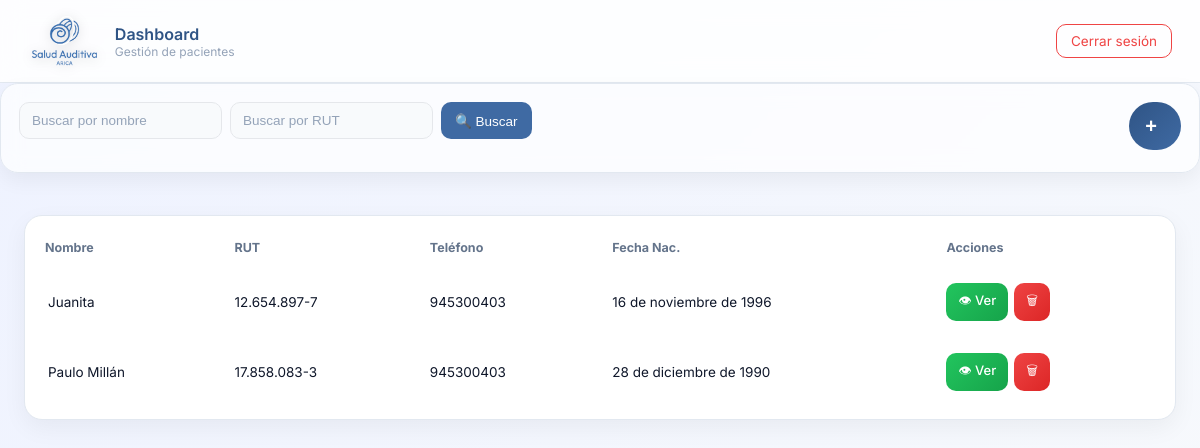
Before: /dashboard/ (signed in) with the older database file.
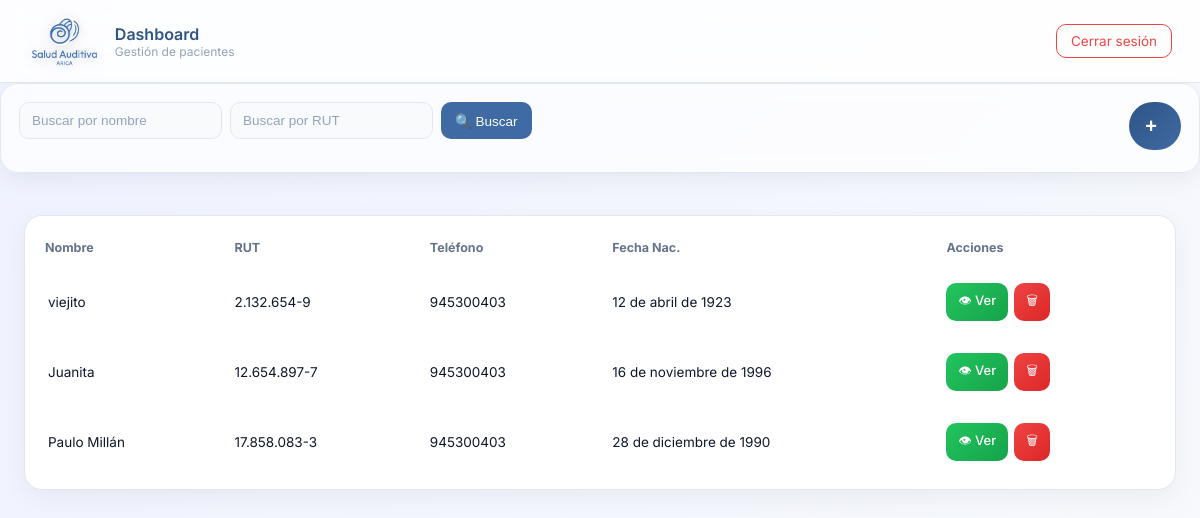
After: the same page with the newer database file.
### Login/models.py (models this page shows, shortened)
class Paciente(models.Model):
    PREVISION_CHOICES = [
        ('fonasa', 'Fonasa'),
        ('isapre', 'Isapre'),
        ('capredena', 'Capredena'),
        ('dipreca', 'Dipreca')
    ]
    nombre = models.CharField(max_length=150)
    rut = models.CharField(max_length=12, unique=True)
    telefono = models.CharField(max_length=15, blank=True, null=True)
    fecha_nacimiento = models.DateField()
    direccion = models.CharField(max_length=255, blank=True, null=True)
    email = models.EmailField(blank=True, null=True)
    prevision = models.CharField(
        max_length=20,
        choices=PREVISION_CHOICES,
        default='fonasa'
    )
    creado = models.DateTimeField(auto_now_add=True)

### Login/views.py (the view)
# urls.py: path('dashboard/', views.dashboard_view, name='dashboard'),
@login_required
def dashboard_view(request):
    nombre = request.GET.get('nombre')
    rut = request.GET.get('rut')
    pacientes = Paciente.objects.all().order_by('-creado')
    if nombre:
        pacientes = pacientes.filter(nombre__icontains=nombre)
    if rut:
        pacientes = pacientes.filter(rut__icontains=rut)
    return render(request, 'Login/dashboard.html', {
        'pacientes': pacientes
    })

### Login/templates/login/dashboard.html (shortened to what this page needs)
{% load static %}
<link rel="stylesheet" href="{% static 'Login/css/dashboard.css' %}">
<div class="header">
    <div class="header-left">
        <img src="{% static 'Login/img/logo-png.png' %}" alt="Logo" class="logo-header">
        <div class="header-text">
            <span class="title">Dashboard</span>
            <span class="subtitle">Gestión de pacientes</span>
        </div>
    </div>
    <div class="header-right">
        <a href="{% url 'logout' %}" class="btn-logout">Cerrar sesión</a>
    </div>
</div>
<div class="filters">
    <form method="GET" class="filters-form">
        <input type="text" name="nombre" placeholder="Buscar por nombre">
        <input type="text" name="rut" placeholder="Buscar por RUT">
        <button type="submit" class="btn-search">
            🔍 Buscar
        </button>
    </form>
    <button class="fab" onclick="abrirModal()">
        <span class="icon">+</span>
    </button>
</div>
<div class="container">
    <div class="card">
        <table>
            <thead>
                <tr>
                    <th>Nombre</th>
                    <th>RUT</th>
                    <th>Teléfono</th>
                    <th>Fecha Nac.</th>
                    <th>Acciones</th>
                </tr>
            </thead>
            <tbody>
                {% for p in pacientes %}
                <tr>
                    <td>{{ p.nombre }}</td>
                    <td>{{ p.rut }}</td>
                    <td>{{ p.telefono }}</td>
                    <td>{{ p.fecha_nacimiento }}</td>
                    <td class="acciones">
                        <a href="{% url 'ver_paciente' p.id %}" class="btn-view">👁 Ver</a>
                        <a href="#" class="btn-danger" onclick="abrirModalEliminar('{{ p.id }}')">🗑</a>
                    </td>
                </tr>
                {% endfor %}
            </tbody>
        </table>
    </div>
</div>

### Login/static/Login/css/dashboard.css (style rules this page uses)
* { box-sizing: border-box; }
.header { background: rgba(255,255,255,0.85); backdrop-filter: blur(12px); padding: 16px 28px; display: flex; justify-content: space-between; align-items: center; border-bottom: 1px solid #e2e8f0; }
.header-left { display: flex; align-items: center; gap: 14px; }
.header-text { display: flex; flex-direction: column; }
.header-text .title { font-size: 16px; font-weight: 600; color: #2f5485; }
.header-text .subtitle { font-size: 12px; color: #94a3b8; }
.btn-logout { background: transparent; color: #ef4444; padding: 8px 14px; border: 1px solid #ef4444; border-radius: 10px; text-decoration: none; font-size: 13.5px; transition: 0.25s; }
.container { padding: 24px; }
.filters { background: rgba(255,255,255,0.7); backdrop-filter: blur(10px); padding: 18px; border-radius: 18px; border: 1px solid #e2e8f0; margin-bottom: 18px; box-shadow: 0 8px 20px rgba(0,0,0,0.05); display: flex; justify-content: space-between; flex-wrap: wrap; gap: 12px; }
.filters-form { display: flex; gap: 8px; flex-wrap: wrap; }
.filters input, .modal-content input { padding: 10px 12px; border-radius: 10px; border: 1px solid #e5e7eb; outline: none; transition: 0.2s; font-size: 13.5px; background: #f8fafc; }
.filters input::placeholder, .modal-content input::placeholder { color: #94a3b8; }
button, .btn-new, .btn-search { font-size: 13.5px; padding: 10px 14px; border: none; cursor: pointer; }
.btn-search { background: #3f6aa3; color: white; border-radius: 10px; display: flex; align-items: center; gap: 6px; transition: all 0.2s ease; }
.card { background: white; border-radius: 18px; padding: 8px; box-shadow: 0 8px 25px rgba(0,0,0,0.05); overflow-x: auto; border: 1px solid #e2e8f0; }
table { width: 100%; border-collapse: separate; border-spacing: 0 8px; }
th { text-align: left; padding: 8px 12px; color: var(--gray); font-size: 12.5px; }
tbody tr { background: white; border-radius: 12px; transition: all 0.2s ease; }
tbody tr td:first-child { border-left: 3px solid transparent; }
td { padding: 12px; font-size: 13.5px; }
tbody tr { transition: 0.2s; }
.acciones { display: flex; gap: 6px; }
.btn-view, .btn-danger { display: inline-flex; align-items: center; justify-content: center; padding: 8px 12px; font-size: 13px; font-weight: 500; border-radius: 10px; text-decoration: none; transition: all 0.2s ease; }
.btn-view { background: linear-gradient(135deg, #22c55e, #16a34a); color: white; }
.btn-danger { background: linear-gradient(135deg, #ef4444, #dc2626); color: white; }
.fab { height: 48px; min-width: 48px; padding: 0 16px; border-radius: 50px; background: linear-gradient(135deg, #2f5485, #3f6aa3); color: white; display: flex; align-items: center; justify-content: center; gap: 8px; border: none; cursor: pointer; transition: all 0.25s ease; overflow: hidden; }
.fab .icon { font-size: 20px; font-weight: 600; display: flex; align-items: center; justify-content: center; }
.header { display: flex; justify-content: space-between; align-items: center; }
.header-left { display: flex; align-items: center; }
.header-right { display: flex; align-items: center; }
.logo-header { height: 50px; width: auto; filter: drop-shadow(0 2px 6px rgba(0,0,0,0.2)); }

Changed rows visible on the page:
added Paciente: nombre "viejito", rut "2.132.654-9", telefono "945300403", fecha_nacimiento "12 de abril de 1923"
